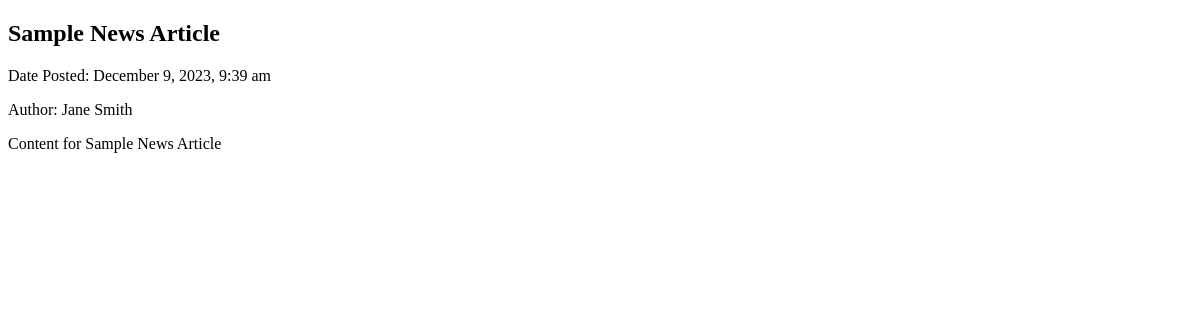
The app's page /display_news.php with its own data.
### tables this page shows
CREATE TABLE IF NOT EXISTS `articles` (
  `id` INT(30) NOT NULL AUTO_INCREMENT,
  `title` TEXT NOT NULL,
  `content` LONGTEXT NOT NULL,
  `author` VARCHAR(100) NOT NULL,
  `date_submitted` TIMESTAMP NOT NULL,
  `category_id` INT(30) NOT NULL,
  PRIMARY KEY (`id`),
  FOREIGN KEY (`category_id`) REFERENCES `categories`(`id`) ON DELETE CASCADE
);

### display_news.php (the view, shortened to what this page needs)
<!DOCTYPE html>
<html lang="en">
<head>
</head>
<?php
$servername = "localhost";
$username = "root";
$password = "";
$dbname = "igult_database";
$conn = new mysqli($servername, $username, $password, $dbname);
$sql = "SELECT articles.id, articles.title, articles.content, articles.author, articles.date_submitted, articles.category_id, multimedia_files.filename, multimedia_files.filetype, multimedia_files.filedata
        FROM articles
        LEFT JOIN multimedia_files ON articles.id = multimedia_files.article_id
        WHERE articles.category_id = (SELECT id FROM categories WHERE name = 'NEWS')
        ORDER BY articles.date_submitted DESC
        LIMIT 7";
$result = $conn->query($sql);
if ($result !== false && $result->num_rows > 0) {
    while ($row = $result->fetch_assoc()) {
        echo "<div class='article'>";
        echo "<h2>" . $row['title'] . "</h2>";
        echo "<p>Date Posted: " . date("F j, Y, g:i a", strtotime($row['date_submitted'])) . "</p>";
$author = !empty($row['author']) ? $row['author'] : 'Antipas Henry';
echo "<p>Author: " . $author . "</p>";
        $content = stripslashes($row['content']);
        $content = nl2br($content);
        $max_length = 50;
        if (strlen($content) > $max_length) {
            $truncated_content = substr($content, 0, $max_length);
            $remaining_content = substr($content, $max_length);
            echo "<p>" . $truncated_content . "... <a href='full_article.php?id=" . $row['id'] . "'>Read More</a></p>";
        } else {
            echo "<p>" . $content . "</p>";
        }
        echo "</div>";
    }
} else {
    echo "No NEWS articles found.";
}
?>

### records on screen
articles: title "Sample News Article", date_submitted "December 9, 2023, 9:39 am", author "Jane Smith", content "Content for Sample News Article"
